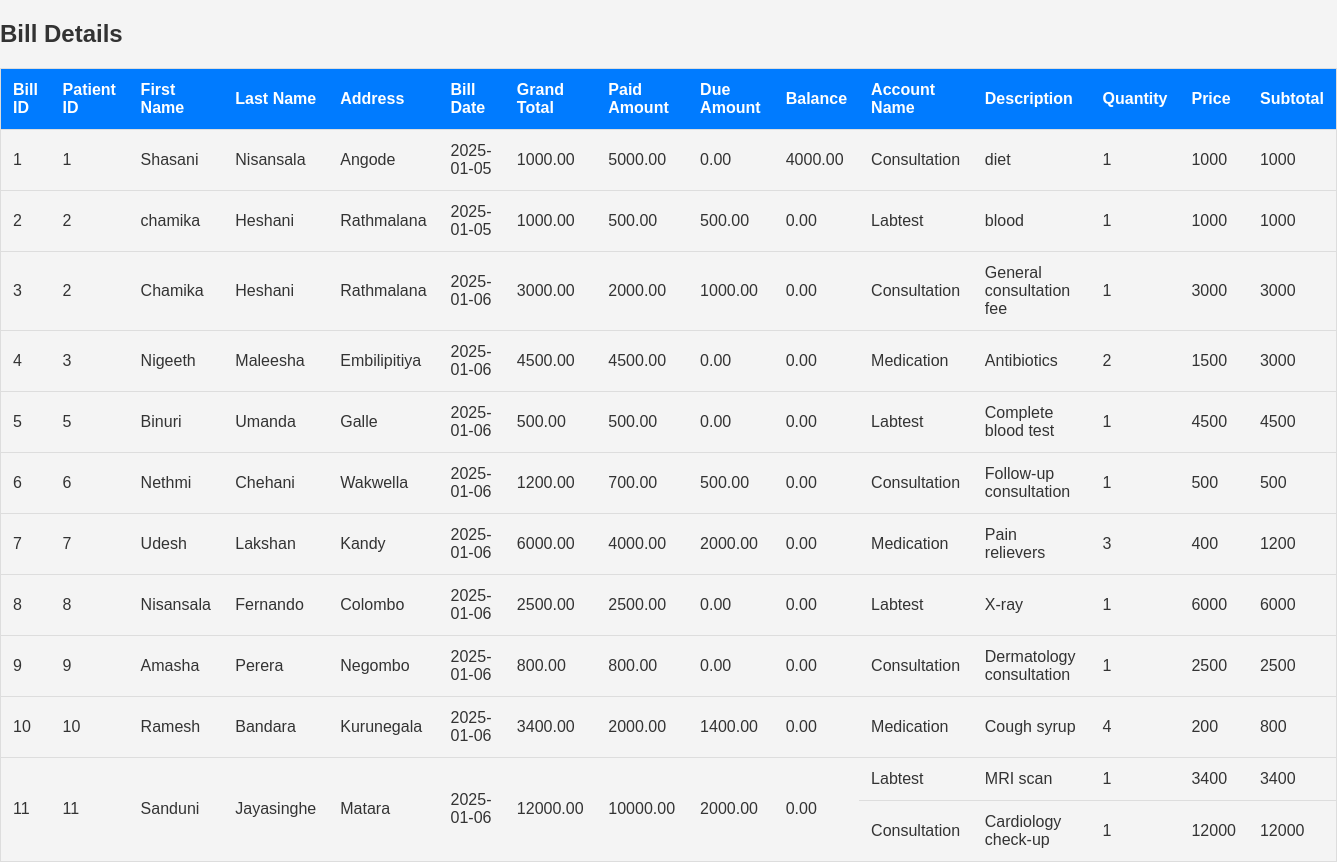
The app's page /hospital/paymentbill.php with its own data.
### tables this page shows
CREATE TABLE `bill_items` (
  `id` int(11) NOT NULL,
  `billID` int(11) NOT NULL,
  `patientID` int(11) NOT NULL,
  `accountName` varchar(30) NOT NULL,
  `description` varchar(100) NOT NULL,
  `quantity` int(11) NOT NULL,
  `price` double NOT NULL,
  `subtotal` double NOT NULL,
  `time` timestamp NOT NULL DEFAULT current_timestamp() ON UPDATE current_timestamp()
);

CREATE TABLE `bills` (
  `billID` int(11) NOT NULL,
  `patientid` int(11) NOT NULL,
  `firstName` varchar(20) NOT NULL,
  `lastName` varchar(20) NOT NULL,
  `address` varchar(30) NOT NULL,
  `contact` int(11) NOT NULL,
  `date` date NOT NULL,
  `grandTotal` double(10,2) NOT NULL,
  `paidAmount` double(10,2) NOT NULL,
  `dueAmount` double(10,2) NOT NULL,
  `balance` double(10,2) NOT NULL
);

### hospital/paymentbill.php (the view, shortened to what this page needs)
<!DOCTYPE html>
<html lang="en">
<head>
    <link rel="stylesheet" href="longtable.css">
</head>
<body>
    <div class="main-content">
        <header>
            <h2>Bill Details</h2>
        </header>
        <?php
        include('conf.php');
        $query = "
            SELECT
                b.billID AS BillID,
                b.patientid AS PatientID,
                b.firstName AS firstName,
                b.lastName AS lastName,
                b.address AS Address,
                b.date AS BillDate,
                b.grandTotal AS GrandTotal,
                b.paidAmount AS PaidAmount,
                b.dueAmount AS DueAmount,
                b.balance AS Balance,
                bi.accountName AS AccountName,
                bi.description AS Description,
                bi.quantity AS Quantity,
                bi.price AS Price,
                bi.subtotal AS Subtotal
            FROM
                bills b
            LEFT JOIN
                bill_items bi
            ON
                b.billID = bi.billID
            ORDER BY
                b.billID ASC
        ";
        $result = mysqli_query($conn, $query);
        $currentBillID = null;
        ?>
        <?php if (mysqli_num_rows($result) > 0): ?>
            <table class="transactions">
                <thead>
                    <tr>
                        <th>Bill ID</th>
                        <th>Patient ID</th>
                        <th>First Name</th>
                        <th>Last Name</th>
                        <th>Address</th>
                        <th>Bill Date</th>
                        <th>Grand Total</th>
                        <th>Paid Amount</th>
                        <th>Due Amount</th>
                        <th>Balance</th>
                        <th>Account Name</th>
                        <th>Description</th>
                        <th>Quantity</th>
                        <th>Price</th>
                        <th>Subtotal</th>
                    </tr>
                </thead>
                <tbody>
                    <?php while ($row = mysqli_fetch_assoc($result)): ?>
                        <?php if ($row['BillID'] !== $currentBillID): ?>
                            <tr>
                                <td rowspan="<?php echo mysqli_num_rows(mysqli_query($conn, "SELECT * FROM bill_items WHERE billID = " . $row['BillID'])); ?>">
                                    <?php echo $row['BillID']; ?>
                                </td>
                                <td rowspan="<?php echo mysqli_num_rows(mysqli_query($conn, "SELECT * FROM bill_items WHERE billID = " . $row['BillID'])); ?>">
                                    <?php echo $row['PatientID']; ?>
                                </td>
                                <td rowspan="<?php echo mysqli_num_rows(mysqli_query($conn, "SELECT * FROM bill_items WHERE billID = " . $row['BillID'])); ?>">
                                    <?php echo $row['firstName']; ?>
                                </td>
                                <td rowspan="<?php echo mysqli_num_rows(mysqli_query($conn, "SELECT * FROM bill_items WHERE billID = " . $row['BillID'])); ?>">
                                    <?php echo $row['lastName']; ?>
                                </td>
                                <td rowspan="<?php echo mysqli_num_rows(mysqli_query($conn, "SELECT * FROM bill_items WHERE billID = " . $row['BillID'])); ?>">
                                    <?php echo $row['Address']; ?>
                                </td>
                                <td rowspan="<?php echo mysqli_num_rows(mysqli_query($conn, "SELECT * FROM bill_items WHERE billID = " . $row['BillID'])); ?>">
                                    <?php echo $row['BillDate']; ?>
                                </td>
                                <td rowspan="<?php echo mysqli_num_rows(mysqli_query($conn, "SELECT * FROM bill_items WHERE billID = " . $row['BillID'])); ?>">
                                    <?php echo $row['GrandTotal']; ?>
                                </td>
                                <td rowspan="<?php echo mysqli_num_rows(mysqli_query($conn, "SELECT * FROM bill_items WHERE billID = " . $row['BillID'])); ?>">
                                    <?php echo $row['PaidAmount']; ?>
                                </td>
                                <td rowspan="<?php echo mysqli_num_rows(mysqli_query($conn, "SELECT * FROM bill_items WHERE billID = " . $row['BillID'])); ?>">
                                    <?php echo $row['DueAmount']; ?>
                                </td>
                                <td rowspan="<?php echo mysqli_num_rows(mysqli_query($conn, "SELECT * FROM bill_items WHERE billID = " . $row['BillID'])); ?>">
                                    <?php echo $row['Balance']; ?>
                                </td>
                        <?php $currentBillID = $row['BillID']; ?>
                        <?php endif; ?>
                        <td><?php echo $row['AccountName']; ?></td>
                        <td><?php echo $row['Description']; ?></td>
                        <td><?php echo $row['Quantity']; ?></td>
                        <td><?php echo $row['Price']; ?></td>
                        <td><?php echo $row['Subtotal']; ?></td>
                    </tr>
                    <?php endwhile; ?>
                </tbody>
            </table>
        <?php else: ?>
            <p>No bills found.</p>
        <?php endif; ?>
    </div>
</body>
</html>

### hospital/longtable.css (style rules this page uses)
body { font-family: Arial, sans-serif; margin: 0; padding: 0; background-color: #f4f4f4; color: #333; }
table { width: 100%; border-collapse: collapse; margin-top: 20px; border: 1px solid #ddd; }
th, td { padding: 12px; text-align: left; border-bottom: 1px solid #ddd; }
th { background-color: #007bff; color: white; font-weight: bold; }

### records on screen
bill_items: billID.billID "1", billID.patientid "1", billID.firstName "Shasani", billID.lastName "Nisansala", billID.address "Angode", billID.date "2025-01-05", billID.grandTotal "1000.00", billID.paidAmount "5000.00", billID.dueAmount "0.00", billID.balance "4000.00", accountName "Consultation", description "diet", quantity "1", price "1000", subtotal "1000"
bill_items: billID.billID "2", billID.patientid "2", billID.firstName "chamika", billID.lastName "Heshani", billID.address "Rathmalana", billID.date "2025-01-05", billID.grandTotal "1000.00", billID.paidAmount "500.00", billID.dueAmount "500.00", billID.balance "0.00", accountName "Labtest", description "blood", quantity "1", price "1000", subtotal "1000"
bill_items: billID.billID "3", billID.patientid "2", billID.firstName "Chamika", billID.lastName "Heshani", billID.address "Rathmalana", billID.date "2025-01-06", billID.grandTotal "3000.00", billID.paidAmount "2000.00", billID.dueAmount "1000.00", billID.balance "0.00", accountName "Consultation", description "General consultation fee", quantity "1", price "3000", subtotal "3000"
bill_items: billID.billID "4", billID.patientid "3", billID.firstName "Nigeeth", billID.lastName "Maleesha", billID.address "Embilipitiya", billID.date "2025-01-06", billID.grandTotal "4500.00", billID.paidAmount "4500.00", billID.dueAmount "0.00", billID.balance "0.00", accountName "Medication", description "Antibiotics", quantity "2", price "1500", subtotal "3000"
bill_items: billID.billID "5", billID.patientid "5", billID.firstName "Binuri", billID.lastName "Umanda", billID.address "Galle", billID.date "2025-01-06", billID.grandTotal "500.00", billID.paidAmount "500.00", billID.dueAmount "0.00", billID.balance "0.00", accountName "Labtest", description "Complete blood test", quantity "1", price "4500", subtotal "4500"
bill_items: billID.billID "6", billID.patientid "6", billID.firstName "Nethmi", billID.lastName "Chehani", billID.address "Wakwella", billID.date "2025-01-06", billID.grandTotal "1200.00", billID.paidAmount "700.00", billID.dueAmount "500.00", billID.balance "0.00", accountName "Consultation", description "Follow-up consultation", quantity "1", price "500", subtotal "500"
bill_items: billID.billID "7", billID.patientid "7", billID.firstName "Udesh", billID.lastName "Lakshan", billID.address "Kandy", billID.date "2025-01-06", billID.grandTotal "6000.00", billID.paidAmount "4000.00", billID.dueAmount "2000.00", billID.balance "0.00", accountName "Medication", description "Pain relievers", quantity "3", price "400", subtotal "1200"
bill_items: billID.billID "8", billID.patientid "8", billID.firstName "Nisansala", billID.lastName "Fernando", billID.address "Colombo", billID.date "2025-01-06", billID.grandTotal "2500.00", billID.paidAmount "2500.00", billID.dueAmount "0.00", billID.balance "0.00", accountName "Labtest", description "X-ray", quantity "1", price "6000", subtotal "6000"
bill_items: billID.billID "9", billID.patientid "9", billID.firstName "Amasha", billID.lastName "Perera", billID.address "Negombo", billID.date "2025-01-06", billID.grandTotal "800.00", billID.paidAmount "800.00", billID.dueAmount "0.00", billID.balance "0.00", accountName "Consultation", description "Dermatology consultation", quantity "1", price "2500", subtotal "2500"
bill_items: billID.billID "10", billID.patientid "10", billID.firstName "Ramesh", billID.lastName "Bandara", billID.address "Kurunegala", billID.date "2025-01-06", billID.grandTotal "3400.00", billID.paidAmount "2000.00", billID.dueAmount "1400.00", billID.balance "0.00", accountName "Medication", description "Cough syrup", quantity "4", price "200", subtotal "800"
bill_items: billID.billID "11", billID.patientid "11", billID.firstName "Sanduni", billID.lastName "Jayasinghe", billID.address "Matara", billID.date "2025-01-06", billID.grandTotal "12000.00", billID.paidAmount "10000.00", billID.dueAmount "2000.00", billID.balance "0.00", accountName "Labtest", description "MRI scan", quantity "1", price "3400", subtotal "3400"
bill_items: accountName "Consultation", description "Cardiology check-up", quantity "1", price "12000", subtotal "12000"
